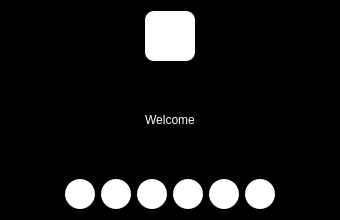
<?xml version="1.0" encoding="UTF-8"?>
<ui version="4.0">
 <class>HomeAdmin</class>
 <widget class="QDialog" name="HomeAdmin">
  <property name="geometry">
   <rect>
    <x>0</x>
    <y>0</y>
    <width>340</width>
    <height>220</height>
   </rect>
  </property>
  <property name="windowTitle">
   <string>Dialog</string>
  </property>
  <property name="styleSheet">
   <string notr="true">background-color: rgb(0, 0, 0);
color: rgb(255, 255, 255);</string>
  </property>
  <layout class="QGridLayout" name="gridLayout">
   <item row="2" column="0">
    <layout class="QHBoxLayout" name="horizontalLayout_2">
     <item>
      <widget class="QPushButton" name="managersButton">
       <property name="minimumSize">
        <size>
         <width>30</width>
         <height>30</height>
        </size>
       </property>
       <property name="maximumSize">
        <size>
         <width>30</width>
         <height>30</height>
        </size>
       </property>
       <property name="styleSheet">
        <string notr="true">background-color: rgb(255, 255, 255);
border-radius:15px;</string>
       </property>
       <property name="text">
        <string/>
       </property>
       <property name="icon">
        <iconset resource="resource.qrc">
         <normaloff>:/new/icons/Resources/free-icon-font-users-3914703.png</normaloff>:/new/icons/Resources/free-icon-font-users-3914703.png</iconset>
       </property>
      </widget>
     </item>
     <item>
      <widget class="QPushButton" name="dealButton">
       <property name="minimumSize">
        <size>
         <width>30</width>
         <height>30</height>
        </size>
       </property>
       <property name="maximumSize">
        <size>
         <width>30</width>
         <height>30</height>
        </size>
       </property>
       <property name="styleSheet">
        <string notr="true">background-color: rgb(255, 255, 255);
border-radius:15px;</string>
       </property>
       <property name="text">
        <string/>
       </property>
       <property name="icon">
        <iconset resource="resource.qrc">
         <normaloff>:/new/icons/Resources/handshake.png</normaloff>:/new/icons/Resources/handshake.png</iconset>
       </property>
      </widget>
     </item>
     <item>
      <widget class="QPushButton" name="customersButton">
       <property name="minimumSize">
        <size>
         <width>30</width>
         <height>30</height>
        </size>
       </property>
       <property name="maximumSize">
        <size>
         <width>30</width>
         <height>30</height>
        </size>
       </property>
       <property name="styleSheet">
        <string notr="true">background-color: rgb(255, 255, 255);
border-radius:15px;</string>
       </property>
       <property name="text">
        <string/>
       </property>
       <property name="icon">
        <iconset resource="resource.qrc">
         <normaloff>:/new/icons/Resources/address-book.png</normaloff>:/new/icons/Resources/address-book.png</iconset>
       </property>
      </widget>
     </item>
     <item>
      <widget class="QPushButton" name="carsButton">
       <property name="minimumSize">
        <size>
         <width>30</width>
         <height>30</height>
        </size>
       </property>
       <property name="maximumSize">
        <size>
         <width>30</width>
         <height>30</height>
        </size>
       </property>
       <property name="styleSheet">
        <string notr="true">background-color: rgb(255, 255, 255);
border-radius:15px;</string>
       </property>
       <property name="text">
        <string/>
       </property>
       <property name="icon">
        <iconset resource="resource.qrc">
         <normaloff>:/new/icons/Resources/cars.png</normaloff>:/new/icons/Resources/cars.png</iconset>
       </property>
      </widget>
     </item>
     <item>
      <widget class="QPushButton" name="editUserInformationButton">
       <property name="minimumSize">
        <size>
         <width>30</width>
         <height>30</height>
        </size>
       </property>
       <property name="maximumSize">
        <size>
         <width>30</width>
         <height>30</height>
        </size>
       </property>
       <property name="styleSheet">
        <string notr="true">background-color: rgb(255, 255, 255);
border-radius:15px;</string>
       </property>
       <property name="text">
        <string/>
       </property>
       <property name="icon">
        <iconset resource="resource.qrc">
         <normaloff>:/new/icons/Resources/user.png</normaloff>:/new/icons/Resources/user.png</iconset>
       </property>
      </widget>
     </item>
     <item>
      <widget class="QPushButton" name="exitButton">
       <property name="minimumSize">
        <size>
         <width>30</width>
         <height>30</height>
        </size>
       </property>
       <property name="maximumSize">
        <size>
         <width>30</width>
         <height>30</height>
        </size>
       </property>
       <property name="styleSheet">
        <string notr="true">background-color: rgb(255, 255, 255);
border-radius:15px;</string>
       </property>
       <property name="text">
        <string/>
       </property>
       <property name="icon">
        <iconset resource="resource.qrc">
         <normaloff>:/new/icons/Resources/exit.png</normaloff>:/new/icons/Resources/exit.png</iconset>
       </property>
       <property name="autoDefault">
        <bool>false</bool>
       </property>
      </widget>
     </item>
    </layout>
   </item>
   <item row="0" column="0">
    <layout class="QHBoxLayout" name="horizontalLayout_3">
     <item>
      <widget class="QLabel" name="label">
       <property name="maximumSize">
        <size>
         <width>50</width>
         <height>50</height>
        </size>
       </property>
       <property name="font">
        <font>
         <pointsize>12</pointsize>
        </font>
       </property>
       <property name="styleSheet">
        <string notr="true">background-color: rgb(255, 255, 255);
border-radius:9px;</string>
       </property>
       <property name="text">
        <string/>
       </property>
       <property name="textFormat">
        <enum>Qt::AutoText</enum>
       </property>
       <property name="pixmap">
        <pixmap resource="resource.qrc">:/new/icons/Resources/car.png</pixmap>
       </property>
       <property name="scaledContents">
        <bool>true</bool>
       </property>
       <property name="alignment">
        <set>Qt::AlignCenter</set>
       </property>
      </widget>
     </item>
    </layout>
   </item>
   <item row="1" column="0">
    <widget class="QLabel" name="label_2">
     <property name="text">
      <string>Welcome</string>
     </property>
     <property name="alignment">
      <set>Qt::AlignCenter</set>
     </property>
    </widget>
   </item>
  </layout>
 </widget>
 <resources>
  <include location="resource.qrc"/>
 </resources>
 <connections/>
</ui>
